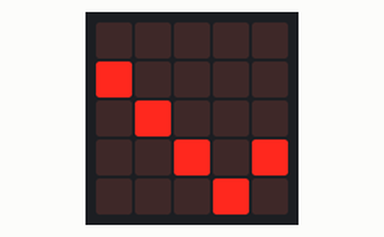
Simulated run of this program. Board: BBC micro:bit (MakeCode). Shown: the board's 5×5 LED display.

Above: at 0.07 s.
At 0.53 s:
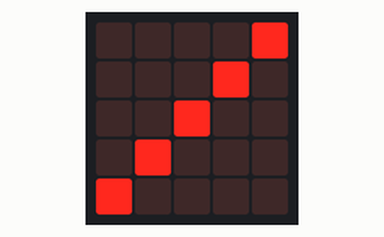
At 0.99 s:
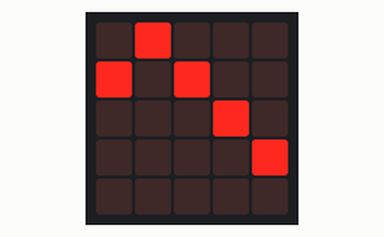
At 1.44 s:
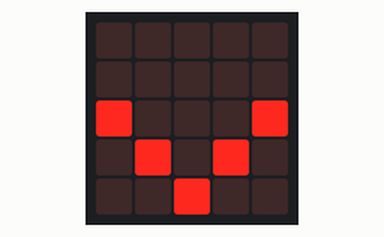

The program:

main.ts
```typescript
function Aller_retour (x: number) {
    while (liste[x] < 4) {
        led.unplot(x, liste[x])
        liste[x] = liste[x] + 1
        led.plot(x, liste[x])
        basic.pause(150)
    }
    while (liste[x] > 0) {
        led.unplot(x, liste[x])
        liste[x] = liste[x] - 1
        led.plot(x, liste[x])
        basic.pause(150)
    }
}
let liste: number[] = []
let y = 0
liste = [0, 1, 2, 3, 4]
led.plot(0, 0)
basic.forever(function () {
    Aller_retour(4)
})
basic.forever(function () {
    Aller_retour(1)
})
basic.forever(function () {
    Aller_retour(2)
})
basic.forever(function () {
    Aller_retour(0)
})
basic.forever(function () {
    Aller_retour(3)
})
```

test.ts
```typescript
// les tests vont ici ; cela ne sera pas compilé si ce paquet est utilisé en tant qu'extension.
```

Measured:
- by itself, everything shown: repeats every 1.2 s, in 8 steps
